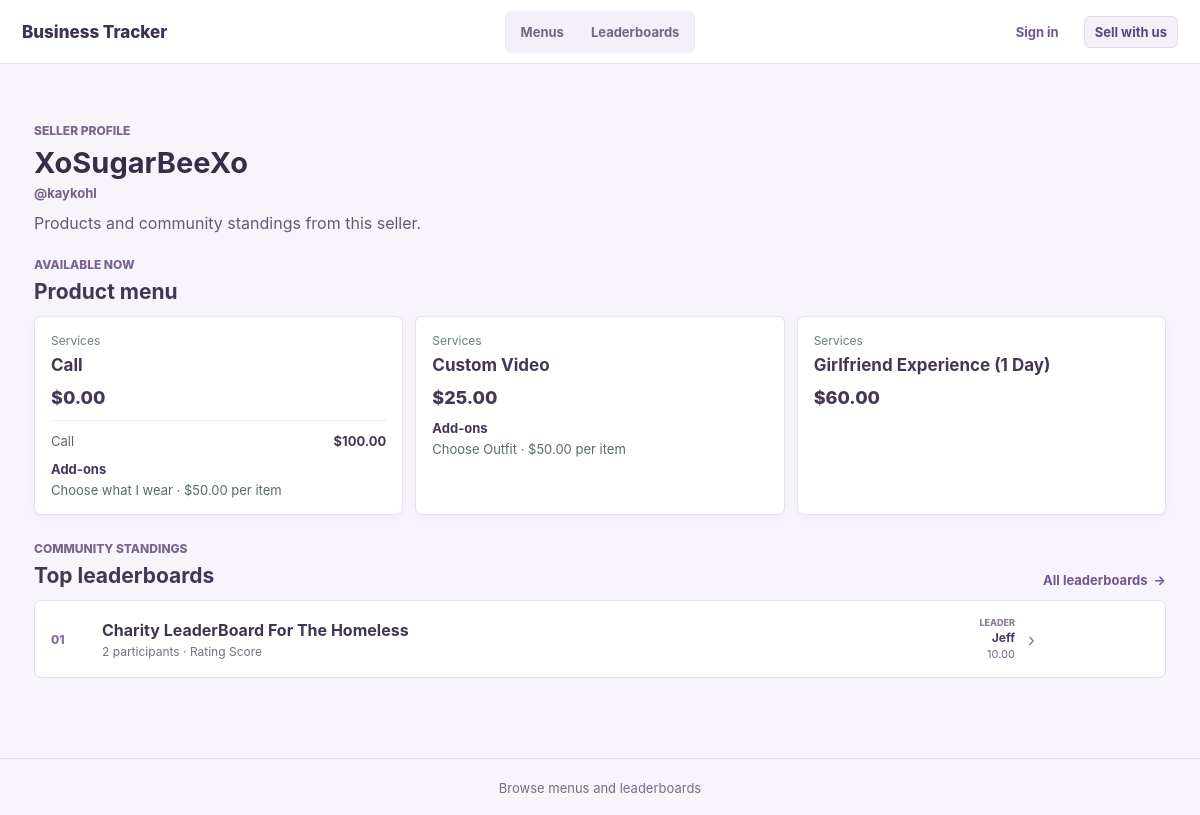
Page /sellers/kaykohl on the committed database.
### models.py (models this page shows)
class CreatorAccount(db.Model):
    __tablename__ = 'creator_account'
    id = db.Column(db.Integer, primary_key=True)
    username = db.Column(db.String(64), nullable=False, unique=True)
    email = db.Column(db.String(255), nullable=False, unique=True)
    display_name = db.Column(db.String(120))
    password_hash = db.Column(db.String(255), nullable=False)
    is_admin = db.Column(db.Boolean, nullable=False, default=False)
    is_approved = db.Column(db.Boolean, nullable=False, default=False)
    stripe_account_id = db.Column(db.String(255), unique=True)
    stripe_customer_id = db.Column(db.String(255))
    stripe_subscription_id = db.Column(db.String(255))
    stripe_subscription_checkout_session_id = db.Column(db.String(255))
    stripe_subscription_status = db.Column(db.String(40), nullable=False, default='inactive')
    stripe_subscription_period_end = db.Column(db.DateTime)
    subscription_exempt = db.Column(db.Boolean, nullable=False, default=False)
    stripe_charges_enabled = db.Column(db.Boolean, nullable=False, default=False)
    stripe_details_submitted = db.Column(db.Boolean, nullable=False, default=False)
    accepting_orders = db.Column(db.Boolean, nullable=False, default=False)
    banner_notifications = db.Column(db.Boolean, nullable=False, default=True)
    email_notifications = db.Column(db.Boolean, nullable=False, default=False)
    created_at = db.Column(db.DateTime, default=datetime.utcnow, nullable=False)
    version_id = db.Column(db.Integer, nullable=False, default=1)
    __table_args__ = (
        db.Index('uq_creator_stripe_customer_id', 'stripe_customer_id', unique=True),
        db.Index('uq_creator_stripe_subscription_id', 'stripe_subscription_id', unique=True),
    )
    __mapper_args__ = {'version_id_col': version_id}

class Product(db.Model):
    id = db.Column(db.Integer, primary_key=True)
    owner_id = db.Column(db.Integer, db.ForeignKey('creator_account.id'), nullable=False)
    name = db.Column(db.String(160), nullable=False)
    description = db.Column(db.Text)
    base_price = db.Column(db.Numeric(12,2), default=0)
    active = db.Column(db.Boolean, default=True)
    is_public = db.Column(db.Boolean, nullable=False, default=True)
    category_id = db.Column(db.Integer, db.ForeignKey('category.id'))
    created_at = db.Column(db.DateTime, default=datetime.utcnow)
    version_id = db.Column(db.Integer, nullable=False, default=1)
    __table_args__ = (
        db.UniqueConstraint('owner_id', 'name', name='uq_product_owner_name'),
        db.Index('ix_product_owner_active_name', 'owner_id', 'active', 'name'),
    )
    __mapper_args__ = {'version_id_col': version_id}
    fields = db.relationship('ProductField', backref='product', cascade='all, delete-orphan', lazy=True)
    addons = db.relationship('ProductAddon', backref='product', cascade='all, delete-orphan', lazy=True)
    bundles = db.relationship('ProductBundle', backref='product', cascade='all, delete-orphan', lazy=True)
    tags = db.relationship('ProductTag', secondary=product_tag_link, back_populates='products')
    items = db.relationship('SaleItem', backref='product', lazy=True)

class Category(db.Model):
    id = db.Column(db.Integer, primary_key=True)
    owner_id = db.Column(db.Integer, db.ForeignKey('creator_account.id'), nullable=False)
    name = db.Column(db.String(120), nullable=False)
    description = db.Column(db.Text)
    version_id = db.Column(db.Integer, nullable=False, default=1)
    __table_args__ = (db.UniqueConstraint('owner_id', 'name', name='uq_category_owner_name'),)
    __mapper_args__ = {'version_id_col': version_id}
    products = db.relationship('Product', backref='category', lazy=True)

class ProductBundle(db.Model):
    id = db.Column(db.Integer, primary_key=True)
    product_id = db.Column(db.Integer, db.ForeignKey('product.id'), nullable=False)
    name = db.Column(db.String(120), nullable=False)
    description = db.Column(db.Text)
    amount = db.Column(db.Numeric(12,2), default=1)
    unit = db.Column(db.String(40))
    price = db.Column(db.Numeric(12,2), default=0)
    labor_hours = db.Column(db.Numeric(12,2), default=0)
    active = db.Column(db.Boolean, default=True)
    __table_args__ = (db.Index('ix_product_bundle_product_active', 'product_id', 'active'),)

class ProductAddon(db.Model):
    id = db.Column(db.Integer, primary_key=True)
    product_id = db.Column(db.Integer, db.ForeignKey('product.id'), nullable=False)
    name = db.Column(db.String(120), nullable=False)
    description = db.Column(db.Text)
    price = db.Column(db.Numeric(12,2), default=0)
    price_mode = db.Column(db.String(20), nullable=False, default='per_quantity')
    quantity_unit = db.Column(db.String(40))
    labor_hours = db.Column(db.Numeric(12,2), default=0)
    active = db.Column(db.Boolean, default=True)
    __table_args__ = (db.Index('ix_product_addon_product_active', 'product_id', 'active'),)

class Leaderboard(db.Model):
    id = db.Column(db.Integer, primary_key=True)
    owner_id = db.Column(db.Integer, db.ForeignKey('creator_account.id'), nullable=False)
    name = db.Column(db.String(160), nullable=False)
    description = db.Column(db.Text)
    score_label = db.Column(db.String(80), nullable=False, default='Score')
    sort_order = db.Column(db.String(4), nullable=False, default='desc')
    is_public = db.Column(db.Boolean, nullable=False, default=True)
    created_at = db.Column(db.DateTime, default=datetime.utcnow)
    version_id = db.Column(db.Integer, nullable=False, default=1)
    __table_args__ = (
        db.Index('ix_leaderboard_owner_name', 'owner_id', 'name'),
        db.Index('ix_leaderboard_public', 'is_public', 'owner_id'),
    )
    __mapper_args__ = {'version_id_col': version_id}
    entries = db.relationship('LeaderboardEntry', back_populates='leaderboard', cascade='all, delete-orphan', lazy=True)

class LeaderboardEntry(db.Model):
    id = db.Column(db.Integer, primary_key=True)
    leaderboard_id = db.Column(db.Integer, db.ForeignKey('leaderboard.id'), nullable=False)
    customer_id = db.Column(db.Integer, db.ForeignKey('customer.id'), nullable=False)
    score = db.Column(db.Numeric(12, 2), nullable=False, default=0)
    use_username = db.Column(db.Boolean, nullable=False, default=False)
    version_id = db.Column(db.Integer, nullable=False, default=1)
    __table_args__ = (
        db.UniqueConstraint('leaderboard_id', 'customer_id', name='uq_leaderboard_customer'),
        db.Index('ix_leaderboard_entry_score', 'leaderboard_id', 'score'),
    )
    __mapper_args__ = {'version_id_col': version_id}
    leaderboard = db.relationship('Leaderboard', back_populates='entries')
    customer = db.relationship('Customer', back_populates='leaderboard_entries')

class Customer(db.Model):
    id = db.Column(db.Integer, primary_key=True)
    owner_id = db.Column(db.Integer, db.ForeignKey('creator_account.id'), nullable=False)
    name = db.Column(db.String(160), nullable=False)
    email = db.Column(db.String(160))
    username = db.Column(db.String(160))
    notes = db.Column(db.Text)
    created_at = db.Column(db.DateTime, default=datetime.utcnow)
    version_id = db.Column(db.Integer, nullable=False, default=1)
    __table_args__ = (db.Index('ix_customer_owner_name', 'owner_id', 'name'),)
    __mapper_args__ = {'version_id_col': version_id}
    sales = db.relationship('Sale', backref='customer', lazy=True)
    leaderboard_entries = db.relationship('LeaderboardEntry', back_populates='customer', cascade='all, delete-orphan', lazy=True)

### app.py (the view)
@app.route('/sellers/<username>')
def seller_store(username):
    seller = CreatorAccount.query.filter(
        func.lower(CreatorAccount.username) == username.lower(), CreatorAccount.is_approved.is_(True),
        _seller_subscription_access(),
    ).first_or_404()
    products = Product.query.filter_by(owner_id=seller.id, active=True, is_public=True).order_by(
        Product.category_id, Product.name
    ).all()
    board_rows = db.session.query(Leaderboard, func.count(LeaderboardEntry.id).label('entry_count')).outerjoin(
        LeaderboardEntry, Leaderboard.id == LeaderboardEntry.leaderboard_id
    ).filter(Leaderboard.owner_id == seller.id, Leaderboard.is_public.is_(True)).group_by(Leaderboard.id).order_by(
        func.count(LeaderboardEntry.id).desc(), Leaderboard.name
    ).limit(3).all()
    boards = []
    for board, entry_count in board_rows:
        score_order = LeaderboardEntry.score.desc() if board.sort_order == 'desc' else LeaderboardEntry.score.asc()
        top_entry = db.session.query(LeaderboardEntry).join(Customer).filter(
            LeaderboardEntry.leaderboard_id == board.id, Customer.owner_id == seller.id
        ).order_by(score_order, LeaderboardEntry.id).first()
        boards.append({'board': board, 'entry_count': entry_count, 'top_entry': top_entry})
    return render_template('storefront/seller.html', seller=seller, products=products, boards=boards)

### app.py (called while the page is built, shortened)
def _seller_subscription_access():
    return or_(
        CreatorAccount.is_admin.is_(True),
        CreatorAccount.subscription_exempt.is_(True),
        CreatorAccount.stripe_subscription_status.in_(ACTIVE_SUBSCRIPTION_STATUSES),
    )

@event.listens_for(Session, 'do_orm_execute')
def scope_creator_queries(execute_state):
    if not execute_state.is_select or not execute_state.is_orm_statement or not has_request_context():
        return
    creator_id = getattr(g, 'creator_id', None)
    if getattr(g, 'is_admin', False):
        return
    if not creator_id or request.endpoint in PUBLIC_ENDPOINTS:
        return
    execute_state.statement = execute_state.statement.options(*(
        with_loader_criteria(model, lambda entity: entity.owner_id == creator_id, include_aliases=True)
        for model in TENANT_MODELS
    ))

@app.before_request
def require_creator():
    if request.endpoint in PUBLIC_ENDPOINTS:
        store_customer_id = session.get('store_customer_id')
        g.store_customer = db.session.get(StoreCustomer, store_customer_id) if store_customer_id else None
        creator_id = session.get('creator_id')
        return

def money(v):
    try: return Decimal(str(v or 0))
    except (InvalidOperation, ValueError, TypeError): return Decimal('0')

@app.context_processor
def helpers():
    creator = getattr(g, 'creator', None)
    unread_notifications = []
    if creator and creator.banner_notifications:
        unread_notifications = SellerNotification.query.filter_by(
            owner_id=creator.id, read_at=None
        ).order_by(SellerNotification.created_at.desc()).limit(3).all()
    return {
        'money': lambda x: f'${money(x):,.2f}',
        'current_creator': creator,
        'current_store_customer': getattr(g, 'store_customer', None),
        'unread_notifications': unread_notifications,
    }

### templates/storefront/seller.html (shortened to what this page needs)
{% extends 'public_base.html' %}
{% block content %}
<section class="public-seller-heading">
    <p class="public-kicker">Seller profile</p>
    <h1>{{seller.display_name or seller.username}}</h1>
    {% if seller.display_name %}<p class="public-profile-handle">@{{seller.username}}</p>{% endif %}
    <p>Products and community standings from this seller.</p>
</section>
<section class="public-section">
    <div class="public-section-heading"><div><p class="public-kicker">Available now</p><h2>Product menu</h2></div></div>
    {% if products %}
    <div class="public-product-grid">
        {% for product in products %}
        <article class="public-product-card">
            {% if product.category %}<div class="public-item-meta"><span>{{product.category.name}}</span></div>{% endif %}
            <h3>{{product.name}}</h3>
            <div class="public-price">{{money(product.base_price)}}</div>
            {% set active_bundles = product.bundles|selectattr('active')|list %}
            {% if active_bundles %}<ul class="public-option-list">{% for option in active_bundles %}<li>{{option.name}} <span>{{money(option.price)}}</span></li>{% endfor %}</ul>{% endif %}
            {% set active_addons = product.addons|selectattr('active')|list %}
            {% if active_addons %}<div class="public-addons"><strong>Add-ons</strong>{% for addon in active_addons %}<span>{{addon.name}} · {{money(addon.price)}}{% if addon.price_mode == 'flat' %} one-time{% else %} per {{addon.quantity_unit or 'item'}}{% endif %}</span>{% endfor %}</div>{% endif %}
        </article>
        {% endfor %}
    </div>
    {% else %}<p class="public-empty">This seller has no active products listed.</p>{% endif %}
</section>
{% if boards %}
<section class="public-section public-top-boards">
    <div class="public-section-heading">
        <div><p class="public-kicker">Community standings</p><h2>Top leaderboards</h2></div>
        <a class="public-text-link" href="{{url_for('public_leaderboards', seller=seller.username)}}">All leaderboards <span aria-hidden="true">→</span></a>
    </div>
    <div class="public-board-list">
        {% for item in boards %}
        <a class="public-board-row" href="{{url_for('public_leaderboard', username=seller.username, id=item.board.id)}}">
            <span class="public-board-rank">{{'%02d'|format(loop.index)}}</span>
            <span class="public-board-copy"><strong>{{item.board.name}}</strong><small>{{item.entry_count}} participant{{'' if item.entry_count == 1 else 's'}} · {{item.board.score_label}}</small></span>
            {% if item.top_entry %}<span class="public-board-leader"><small>LEADER</small><strong>{{item.top_entry.customer.username if item.top_entry.use_username and item.top_entry.customer.username else ('Anonymous' if item.top_entry.use_username else item.top_entry.customer.name)}}</strong><span>{{'%.2f'|format(item.top_entry.score)}}</span></span>{% endif %}
            <span class="public-list-arrow" aria-hidden="true">›</span>
        </a>
        {% endfor %}
    </div>
</section>
{% endif %}
{% endblock %}

### rows in the picture
CreatorAccount: display_name "XoSugarBeeXo", username "kaykohl"
Product: category.name "Services", name "Call", base_price "$0.00"
ProductBundle: name "Call", price "$100.00"
ProductAddon: name "Choose what I wear", price "$50.00", quantity_unit "item"
Product: category.name "Services", name "Custom Video", base_price "$25.00"
ProductAddon: name "Choose Outfit", price "$50.00", quantity_unit "item"
Product: category.name "Services", name "Girlfriend Experience (1 Day)", base_price "$60.00"
Leaderboard: board.name "Charity LeaderBoard For The Homeless", board.score_label "Rating Score"
LeaderboardEntry: top_entry.customer "Jeff", top_entry.score "10.00"

### other values in the picture
{{ '%02d'|format(loop.index) }} "01"
{{ item.entry_count }} "2"
{{ '' if item.entry_count == 1 else 's' }} "s"
